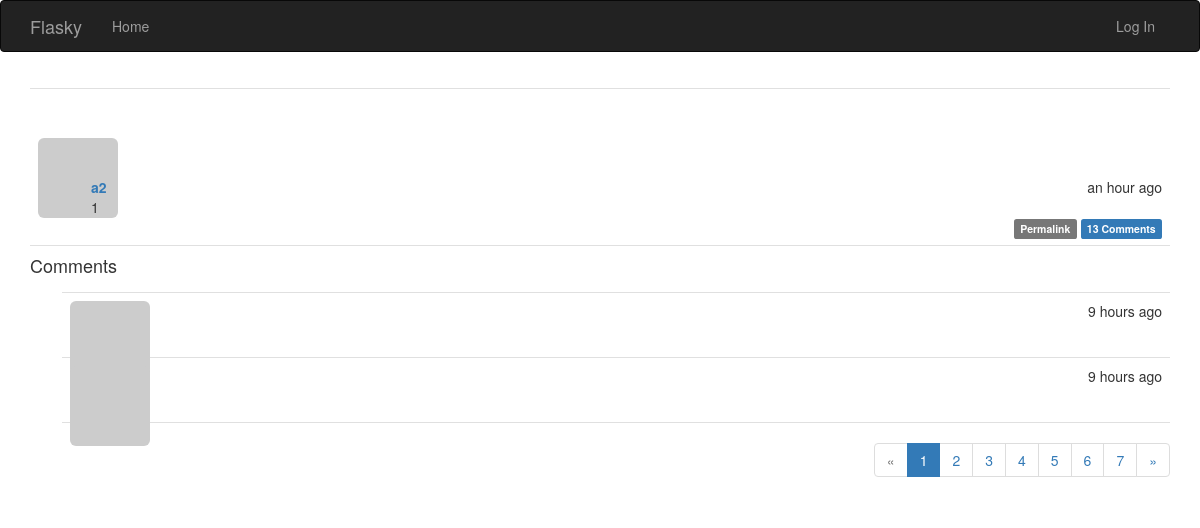
/post/1, run on an earlier commit of the app's database.
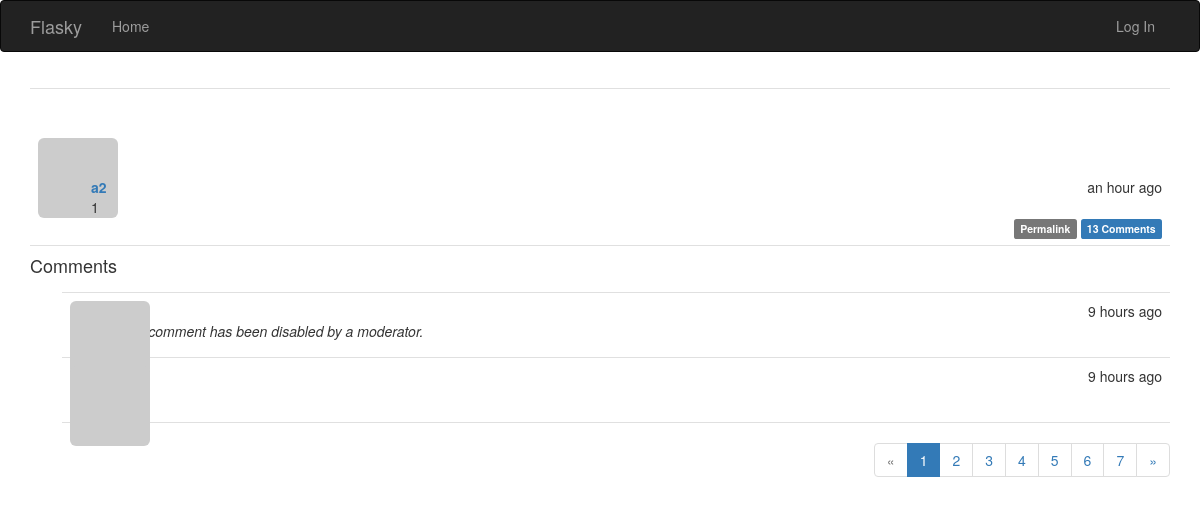
And on a later commit of the database.
### app/models.py (models this page shows, shortened)
class Comment(db.Model):
    __tablename__ = 'comments'
    id = db.Column(db.Integer, primary_key=True)
    body = db.Column(db.Text)
    body_html = db.Column(db.Text)
    timestamp = db.Column(db.DateTime, index=True, default=datetime.utcnow)
    disabled = db.Column(db.Boolean)
    author_id = db.Column(db.Integer, db.ForeignKey('users.id'))
    post_id = db.Column(db.Integer, db.ForeignKey('posts.id'))

### app/main/views.py (the view, shortened to what this page needs)
@main.route('/post/<int:id>', methods=['GET', 'POST'])
def post(id):
    post = Post.query.get_or_404(id)
    form = CommentForm()
    page = request.args.get('page', 1, type=int)
    if page == -1:  # //表示整数除法
        page = (post.comments.count() - 1) // \
            2 + 1
    pagination = post.comments.order_by(Comment.timestamp.asc()).paginate(
        page, per_page=2,
        error_out=False)
    comments = pagination.items
    return render_template('post.html', posts=[post], form=form,
                           comments=comments, pagination=pagination)  # 共用_post.html模板，所以转换成数组

### app/auth/views.py (called while the page is built)
@auth.before_app_request
def before_request():
    if current_user.is_authenticated:
        current_user.ping()
        if current_user.is_authenticated \
                and not current_user.confirmed \
                and request.endpoint \
                and request.blueprint != 'auth'\
                and request.endpoint != 'static':  # ????????????
            return redirect(url_for('auth.unconfirmed'))

### app/main/__init__.py (called while the page is built)
@main.app_context_processor
def inject_permissions():
    return dict(Permission=Permission)

### app/models.py (called while the page is built)
    def gravatar(self, size=100, default='identicon', rating='g'):
        if request.is_secure:
            url = 'https://secure.gravatar.com/avatar'
        else:
            url = 'http://www.gravatar.com/avatar'
        hash = hashlib.md5(self.email.encode('utf-8')).hexdigest()
        return '{url}/{hash}?s={size}&d={default}&r={rating}'.format(
            url=url, hash=hash, size=size, default=default, rating=rating)

    def can(self, permissions):
        return False

    def is_administrator(self):
        return False

### app/templates/post.html (shortened to what this page needs)
{% extends "base.html" %}
{% import "bootstrap/wtf.html" as wtf %}
{% import "_macros.html" as macros %}
{% block page_content %}
{% include '_posts.html' %}
<h4 id="comments">Comments</h4>
{% include '_comments.html' %}
{% if pagination %}
<div class="pagination">
    {{ macros.pagination_widget(pagination, '.post', fragment='#comments', id=posts[0].id) }}
</div>
{% endif %}
{% endblock %}

### app/templates/_comments.html (shortened to what this page needs)
<ul class="comments">
    {% for comment in comments %}
    <li class="comment">
        <div class="comment-thumbnail">
            <a href="{{ url_for('.user', username=comment.author.username) }}">
                <img class="img-rounded profile-thumbnail" src="{{ comment.author.gravatar(size=40) }}">
            </a>
        </div>
        <div class="comment-content">
            <div class="comment-date">{{ moment(comment.timestamp).fromNow() }}</div>
            <div class="comment-author"><a href="{{ url_for('.user', username=comment.author.username) }}">{{ comment.author.username }}</a></div>
            <div class="comment-body">
                {% if comment.disabled %}
                <p><i>This comment has been disabled by a moderator.</i></p>
                {% endif %}
        </div>
    </li>
    {% endfor %}
</ul>

What changed in the data, as far as the page shows it:
changed Comment (number 1 of 2 on the later page): now shows "This comment has been disabled by a moderator."
